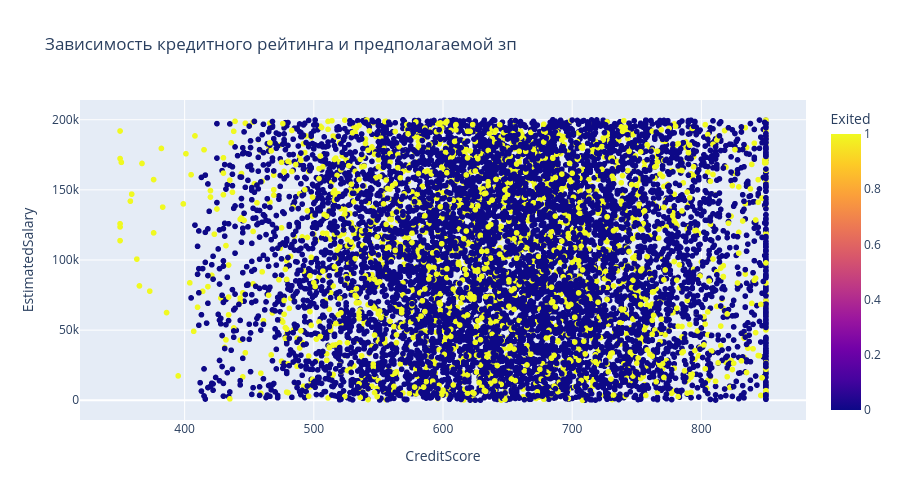

This figure's notebook cell:
### Markdown cell above
***9.5. Постройте график, который показывает взаимосвязь кредитного рейтинга клиента и его предполагаемой зарплаты. Добавьте расцветку по признаку оттока клиентов. Какова взаимосвязь между признаками? Если не видите явной взаимосвязи, укажите это.***

### Code cell
fig = px.scatter(
    data_frame= churn_data , 
    x='CreditScore', 
    y='EstimatedSalary', 
    color= 'Exited',
    height=500, 
    width=900, 
    title='Зависимость кредитного рейтинга и предполагаемой зп' 
)
fig.show()

### Figure 1 — Plotly figure (JSON) as saved in the notebook; plotly's stock layout.template omitted (floating-point values rounded to 4 significant figures; data arrays with more than 128 entries replaced by an {"elided": "..."} marker saying what was removed)
{"data": [{"hovertemplate": "CreditScore=%{x}<br>EstimatedSalary=%{y}<br>Exited=%{marker.color}<extra></extra>", "legendgroup": "", "marker": {"color": {"elided": "10000 int values"}, "coloraxis": "coloraxis", "symbol": "circle"}, "mode": "markers", "name": "", "showlegend": false, "type": "scattergl", "x": {"elided": "10000 int values"}, "xaxis": "x", "y": {"elided": "10000 float values"}, "yaxis": "y"}], "layout": {"coloraxis": {"colorbar": {"title": {"text": "Exited"}}, "colorscale": [[0, "#0d0887"], [0.1111, "#46039f"], [0.2222, "#7201a8"], [0.3333, "#9c179e"], [0.4444, "#bd3786"], [0.5556, "#d8576b"], [0.6667, "#ed7953"], [0.7778, "#fb9f3a"], [0.8889, "#fdca26"], [1, "#f0f921"]]}, "height": 500, "legend": {"tracegroupgap": 0}, "title": {"text": "Зависимость кредитного рейтинга и предполагаемой зп"}, "width": 900, "xaxis": {"anchor": "y", "domain": [0, 1], "title": {"text": "CreditScore"}}, "yaxis": {"anchor": "x", "domain": [0, 1], "title": {"text": "EstimatedSalary"}}}}
